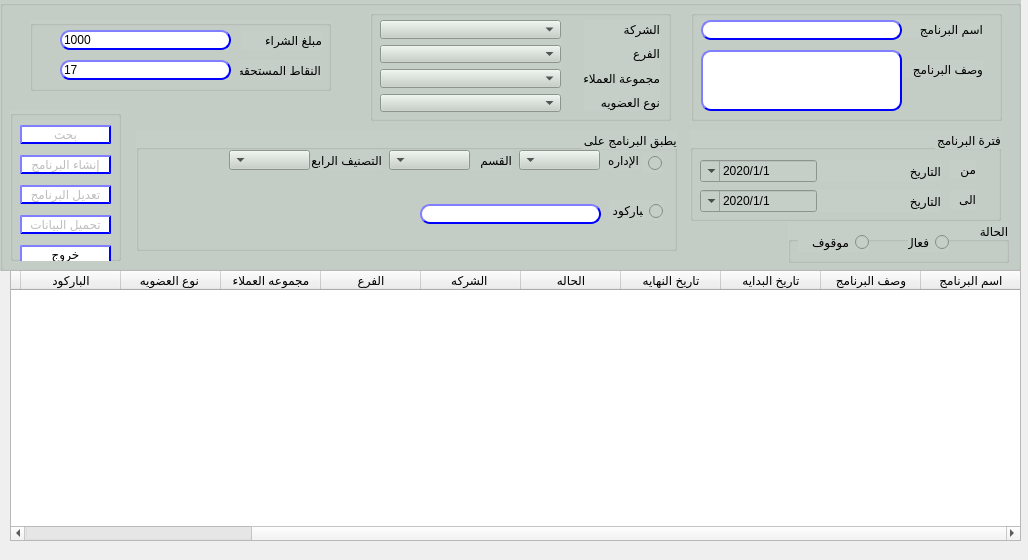
<?xml version="1.0" encoding="UTF-8"?>
<ui version="4.0">
 <class>QForm_prom_create</class>
 <widget class="QWidget" name="QForm_prom_create">
  <property name="geometry">
   <rect>
    <x>0</x>
    <y>0</y>
    <width>1028</width>
    <height>560</height>
   </rect>
  </property>
  <property name="minimumSize">
   <size>
    <width>1028</width>
    <height>560</height>
   </size>
  </property>
  <property name="maximumSize">
   <size>
    <width>1028</width>
    <height>560</height>
   </size>
  </property>
  <property name="windowTitle">
   <string>انشاء برنامج عضويه</string>
  </property>
  <property name="toolTip">
   <string/>
  </property>
  <property name="layoutDirection">
   <enum>Qt::RightToLeft</enum>
  </property>
  <widget class="QWidget" name="gridLayoutWidget">
   <property name="geometry">
    <rect>
     <x>190</x>
     <y>70</y>
     <width>2</width>
     <height>2</height>
    </rect>
   </property>
   <layout class="QGridLayout" name="gridLayout_2"/>
  </widget>
  <widget class="QGroupBox" name="groupBox">
   <property name="geometry">
    <rect>
     <x>0</x>
     <y>0</y>
     <width>1021</width>
     <height>271</height>
    </rect>
   </property>
   <property name="font">
    <font>
     <pointsize>10</pointsize>
     <weight>50</weight>
     <bold>false</bold>
    </font>
   </property>
   <property name="layoutDirection">
    <enum>Qt::LeftToRight</enum>
   </property>
   <property name="styleSheet">
    <string notr="true">
background-color: rgb(198, 207, 199);</string>
   </property>
   <property name="title">
    <string/>
   </property>
   <widget class="QGroupBox" name="groupBox_3">
    <property name="geometry">
     <rect>
      <x>370</x>
      <y>10</y>
      <width>301</width>
      <height>111</height>
     </rect>
    </property>
    <property name="title">
     <string/>
    </property>
    <widget class="QWidget" name="layoutWidget">
     <property name="geometry">
      <rect>
       <x>10</x>
       <y>10</y>
       <width>181</width>
       <height>92</height>
      </rect>
     </property>
     <layout class="QVBoxLayout" name="verticalLayout_3">
      <item>
       <widget class="QComboBox" name="CMB_company"/>
      </item>
      <item>
       <widget class="QComboBox" name="CMB_branch"/>
      </item>
      <item>
       <widget class="QComboBox" name="CMB_custGroup"/>
      </item>
      <item>
       <widget class="QComboBox" name="CMB_loyalityType"/>
      </item>
     </layout>
    </widget>
    <widget class="QWidget" name="layoutWidget">
     <property name="geometry">
      <rect>
       <x>214</x>
       <y>10</y>
       <width>76</width>
       <height>91</height>
      </rect>
     </property>
     <layout class="QVBoxLayout" name="verticalLayout_2">
      <item>
       <widget class="QLabel" name="label_4">
        <property name="text">
         <string>الشركة</string>
        </property>
       </widget>
      </item>
      <item>
       <widget class="QLabel" name="label_11">
        <property name="text">
         <string>الفرع</string>
        </property>
       </widget>
      </item>
      <item>
       <widget class="QLabel" name="label_5">
        <property name="text">
         <string>مجموعة العملاء</string>
        </property>
       </widget>
      </item>
      <item>
       <widget class="QLabel" name="label_6">
        <property name="text">
         <string>نوع العضويه</string>
        </property>
       </widget>
      </item>
     </layout>
    </widget>
   </widget>
   <widget class="QGroupBox" name="groupBox_4">
    <property name="geometry">
     <rect>
      <x>691</x>
      <y>10</y>
      <width>311</width>
      <height>111</height>
     </rect>
    </property>
    <property name="layoutDirection">
     <enum>Qt::RightToLeft</enum>
    </property>
    <property name="title">
     <string/>
    </property>
    <widget class="QLabel" name="label">
     <property name="geometry">
      <rect>
       <x>180</x>
       <y>10</y>
       <width>112</width>
       <height>18</height>
      </rect>
     </property>
     <property name="text">
      <string>اسم البرنامج</string>
     </property>
    </widget>
    <widget class="QLabel" name="label_2">
     <property name="geometry">
      <rect>
       <x>180</x>
       <y>50</y>
       <width>112</width>
       <height>18</height>
      </rect>
     </property>
     <property name="text">
      <string>وصف البرنامج</string>
     </property>
    </widget>
    <widget class="QLineEdit" name="Qline_name">
     <property name="geometry">
      <rect>
       <x>10</x>
       <y>10</y>
       <width>201</width>
       <height>20</height>
      </rect>
     </property>
     <property name="styleSheet">
      <string notr="true">QLineEdit{
                                        background-color: white;
                                        border-style: outset;
                                        border-width: 2px;
                                        border-radius: 10px;
                                        border-color: blue;
                                        min-width: 6em;
                                        }
                                        QLineEdit:hover {
                                        background: qradialgradient(
                                        cx: 0.3, cy: -0.4, fx: 0.3, fy: -0.4,
                                        radius: 1.35, stop: 0 #fff, stop: 1 #bbb
                                        );
                                        }
                                       QLineEdit:pressed {
                                        border-style: inset;
                                        background: qradialgradient(
                                        cx: 0.4, cy: -0.1, fx: 0.4, fy: -0.1,
                                        radius: 1.35, stop: 0 #fff, stop: 1 #ddd
                                        );
                                        }
                                    </string>
     </property>
    </widget>
    <widget class="QTextEdit" name="Qtext_desc">
     <property name="geometry">
      <rect>
       <x>10</x>
       <y>40</y>
       <width>201</width>
       <height>61</height>
      </rect>
     </property>
     <property name="styleSheet">
      <string notr="true">QTextEdit{
                                        background-color: white;
                                        border-style: outset;
                                        border-width: 2px;
                                        border-radius: 10px;
                                        border-color: blue;
                                        min-width: 6em;
                                        }
                                        QTextEdit:hover {
                                        background: qradialgradient(
                                        cx: 0.3, cy: -0.4, fx: 0.3, fy: -0.4,
                                        radius: 1.35, stop: 0 #fff, stop: 1 #bbb
                                        );
                                        }
                                       QTextEdit:pressed {
                                        border-style: inset;
                                        background: qradialgradient(
                                        cx: 0.4, cy: -0.1, fx: 0.4, fy: -0.1,
                                        radius: 1.35, stop: 0 #fff, stop: 1 #ddd
                                        );
                                        }
                                    </string>
     </property>
    </widget>
   </widget>
   <widget class="QGroupBox" name="groupBox_2">
    <property name="geometry">
     <rect>
      <x>690</x>
      <y>130</y>
      <width>311</width>
      <height>91</height>
     </rect>
    </property>
    <property name="layoutDirection">
     <enum>Qt::RightToLeft</enum>
    </property>
    <property name="title">
     <string>فترة البرنامج</string>
    </property>
    <widget class="QWidget" name="layoutWidget">
     <property name="geometry">
      <rect>
       <x>10</x>
       <y>30</y>
       <width>241</width>
       <height>22</height>
      </rect>
     </property>
     <layout class="QHBoxLayout" name="horizontalLayout">
      <item>
       <widget class="QLabel" name="label_3">
        <property name="text">
         <string>التاريخ</string>
        </property>
       </widget>
      </item>
      <item>
       <widget class="QDateTimeEdit" name="Qdate_from">
        <property name="layoutDirection">
         <enum>Qt::RightToLeft</enum>
        </property>
        <property name="minimumDateTime">
         <datetime>
          <hour>0</hour>
          <minute>0</minute>
          <second>0</second>
          <year>2020</year>
          <month>1</month>
          <day>1</day>
         </datetime>
        </property>
        <property name="displayFormat">
         <string>d/M/yyyy</string>
        </property>
        <property name="calendarPopup">
         <bool>true</bool>
        </property>
       </widget>
      </item>
     </layout>
    </widget>
    <widget class="QLabel" name="label_9">
     <property name="geometry">
      <rect>
       <x>260</x>
       <y>30</y>
       <width>26</width>
       <height>19</height>
      </rect>
     </property>
     <property name="text">
      <string>من</string>
     </property>
    </widget>
    <widget class="QLabel" name="label_10">
     <property name="geometry">
      <rect>
       <x>260</x>
       <y>60</y>
       <width>26</width>
       <height>19</height>
      </rect>
     </property>
     <property name="text">
      <string>الى</string>
     </property>
    </widget>
    <widget class="QWidget" name="layoutWidget_2">
     <property name="geometry">
      <rect>
       <x>10</x>
       <y>60</y>
       <width>241</width>
       <height>22</height>
      </rect>
     </property>
     <layout class="QHBoxLayout" name="horizontalLayout_2">
      <item>
       <widget class="QLabel" name="label_8">
        <property name="text">
         <string>التاريخ</string>
        </property>
       </widget>
      </item>
      <item>
       <widget class="QDateTimeEdit" name="Qdate_to">
        <property name="minimumDateTime">
         <datetime>
          <hour>0</hour>
          <minute>0</minute>
          <second>0</second>
          <year>2020</year>
          <month>1</month>
          <day>1</day>
         </datetime>
        </property>
        <property name="displayFormat">
         <string>d/M/yyyy</string>
        </property>
        <property name="calendarPopup">
         <bool>true</bool>
        </property>
       </widget>
      </item>
     </layout>
    </widget>
   </widget>
   <widget class="QGroupBox" name="groupBox_8">
    <property name="geometry">
     <rect>
      <x>10</x>
      <y>110</y>
      <width>111</width>
      <height>151</height>
     </rect>
    </property>
    <property name="title">
     <string/>
    </property>
    <widget class="QWidget" name="layoutWidget_3">
     <property name="geometry">
      <rect>
       <x>10</x>
       <y>10</y>
       <width>91</width>
       <height>151</height>
      </rect>
     </property>
     <layout class="QVBoxLayout" name="verticalLayout">
      <item>
       <widget class="QPushButton" name="Qbtn_search">
        <property name="enabled">
         <bool>false</bool>
        </property>
        <property name="styleSheet">
         <string notr="true">QPushButton{
                                        background-color: white;
                                        border-style: outset;
                                        border-width: 2px;
                                        border-radius: 10px;
                                        border-color: blue;
                                        min-width:6em;
                                       }
                                        QPushButton:hover {
                                        background: qradialgradient(
                                        cx: 0.3, cy: -0.4, fx: 0.3, fy: -0.4,
                                        radius: 1.35, stop: 0 #fff, stop: 1 #bbb
                                        );
                                        }
                                        QPushButton:pressed {
                                        border-style: inset;
                                        background: qradialgradient(
                                        cx: 0.4, cy: -0.1, fx: 0.4, fy: -0.1,
                                        radius: 1.35, stop: 0 #fff, stop: 1 #ddd
                                        );
                                        }
                                    
                                    </string>
        </property>
        <property name="text">
         <string>بحث</string>
        </property>
       </widget>
      </item>
      <item>
       <widget class="QPushButton" name="Qbtn_create">
        <property name="enabled">
         <bool>false</bool>
        </property>
        <property name="styleSheet">
         <string notr="true">QPushButton{
                                        background-color: white;
                                        border-style: outset;
                                        border-width: 2px;
                                        border-radius: 10px;
                                        border-color: blue;
                                        min-width:6em;
                                       }
                                        QPushButton:hover {
                                        background: qradialgradient(
                                        cx: 0.3, cy: -0.4, fx: 0.3, fy: -0.4,
                                        radius: 1.35, stop: 0 #fff, stop: 1 #bbb
                                        );
                                        }
                                        QPushButton:pressed {
                                        border-style: inset;
                                        background: qradialgradient(
                                        cx: 0.4, cy: -0.1, fx: 0.4, fy: -0.1,
                                        radius: 1.35, stop: 0 #fff, stop: 1 #ddd
                                        );
                                        }
                                    
                                    </string>
        </property>
        <property name="text">
         <string>إنشاء البرنامج</string>
        </property>
       </widget>
      </item>
      <item>
       <widget class="QPushButton" name="Qbtn_modify">
        <property name="enabled">
         <bool>false</bool>
        </property>
        <property name="styleSheet">
         <string notr="true">QPushButton{
                                        background-color: white;
                                        border-style: outset;
                                        border-width: 2px;
                                        border-radius: 10px;
                                        border-color: blue;
                                        min-width:6em;
                                       }
                                        QPushButton:hover {
                                        background: qradialgradient(
                                        cx: 0.3, cy: -0.4, fx: 0.3, fy: -0.4,
                                        radius: 1.35, stop: 0 #fff, stop: 1 #bbb
                                        );
                                        }
                                        QPushButton:pressed {
                                        border-style: inset;
                                        background: qradialgradient(
                                        cx: 0.4, cy: -0.1, fx: 0.4, fy: -0.1,
                                        radius: 1.35, stop: 0 #fff, stop: 1 #ddd
                                        );
                                        }
                                    
                                    </string>
        </property>
        <property name="text">
         <string>تعديل البرنامج</string>
        </property>
       </widget>
      </item>
      <item>
       <widget class="QPushButton" name="Qbtn_upload">
        <property name="enabled">
         <bool>false</bool>
        </property>
        <property name="styleSheet">
         <string notr="true">QPushButton{
                                        background-color: white;
                                        border-style: outset;
                                        border-width: 2px;
                                        border-radius: 10px;
                                        border-color: blue;
                                        min-width:6em;
                                       }
                                        QPushButton:hover {
                                        background: qradialgradient(
                                        cx: 0.3, cy: -0.4, fx: 0.3, fy: -0.4,
                                        radius: 1.35, stop: 0 #fff, stop: 1 #bbb
                                        );
                                        }
                                        QPushButton:pressed {
                                        border-style: inset;
                                        background: qradialgradient(
                                        cx: 0.4, cy: -0.1, fx: 0.4, fy: -0.1,
                                        radius: 1.35, stop: 0 #fff, stop: 1 #ddd
                                        );
                                        }
                                    
                                    </string>
        </property>
        <property name="text">
         <string>تحميل البيانات</string>
        </property>
       </widget>
      </item>
      <item>
       <widget class="QPushButton" name="QAct_Exit">
        <property name="styleSheet">
         <string notr="true">QPushButton{
                                        background-color: white;
                                        border-style: outset;
                                        border-width: 2px;
                                        border-radius: 10px;
                                        border-color: blue;
                                        min-width:6em;
                                       }
                                        QPushButton:hover {
                                        background: qradialgradient(
                                        cx: 0.3, cy: -0.4, fx: 0.3, fy: -0.4,
                                        radius: 1.35, stop: 0 #fff, stop: 1 #bbb
                                        );
                                        }
                                        QPushButton:pressed {
                                        border-style: inset;
                                        background: qradialgradient(
                                        cx: 0.4, cy: -0.1, fx: 0.4, fy: -0.1,
                                        radius: 1.35, stop: 0 #fff, stop: 1 #ddd
                                        );
                                        }
                                    
                                    </string>
        </property>
        <property name="text">
         <string>خروج</string>
        </property>
       </widget>
      </item>
     </layout>
    </widget>
   </widget>
   <widget class="QGroupBox" name="groupBox_6">
    <property name="geometry">
     <rect>
      <x>788</x>
      <y>222</y>
      <width>221</width>
      <height>41</height>
     </rect>
    </property>
    <property name="layoutDirection">
     <enum>Qt::RightToLeft</enum>
    </property>
    <property name="title">
     <string>الحالة</string>
    </property>
    <widget class="QRadioButton" name="Qradio_active">
     <property name="geometry">
      <rect>
       <x>120</x>
       <y>10</y>
       <width>41</width>
       <height>20</height>
      </rect>
     </property>
     <property name="layoutDirection">
      <enum>Qt::RightToLeft</enum>
     </property>
     <property name="text">
      <string>فعال</string>
     </property>
    </widget>
    <widget class="QRadioButton" name="Qradio_inactive">
     <property name="geometry">
      <rect>
       <x>10</x>
       <y>10</y>
       <width>71</width>
       <height>20</height>
      </rect>
     </property>
     <property name="layoutDirection">
      <enum>Qt::RightToLeft</enum>
     </property>
     <property name="text">
      <string>موقوف</string>
     </property>
    </widget>
   </widget>
   <widget class="QGroupBox" name="groupBox_5">
    <property name="geometry">
     <rect>
      <x>30</x>
      <y>20</y>
      <width>301</width>
      <height>71</height>
     </rect>
    </property>
    <property name="title">
     <string/>
    </property>
    <widget class="QLabel" name="label_7">
     <property name="geometry">
      <rect>
       <x>211</x>
       <y>10</y>
       <width>81</width>
       <height>20</height>
      </rect>
     </property>
     <property name="text">
      <string>مبلغ الشراء</string>
     </property>
    </widget>
    <widget class="QLabel" name="label_12">
     <property name="geometry">
      <rect>
       <x>210</x>
       <y>40</y>
       <width>81</width>
       <height>20</height>
      </rect>
     </property>
     <property name="text">
      <string>النقاط المستحقه</string>
     </property>
    </widget>
    <widget class="QLineEdit" name="Qline_purchAmount">
     <property name="geometry">
      <rect>
       <x>30</x>
       <y>10</y>
       <width>171</width>
       <height>20</height>
      </rect>
     </property>
     <property name="styleSheet">
      <string notr="true">QLineEdit{
                                        background-color: white;
                                        border-style: outset;
                                        border-width: 2px;
                                        border-radius: 10px;
                                        border-color: blue;
                                        min-width: 6em;
                                        }
                                        QLineEdit:hover {
                                        background: qradialgradient(
                                        cx: 0.3, cy: -0.4, fx: 0.3, fy: -0.4,
                                        radius: 1.35, stop: 0 #fff, stop: 1 #bbb
                                        );
                                        }
                                       QLineEdit:pressed {
                                        border-style: inset;
                                        background: qradialgradient(
                                        cx: 0.4, cy: -0.1, fx: 0.4, fy: -0.1,
                                        radius: 1.35, stop: 0 #fff, stop: 1 #ddd
                                        );
                                        }
                                    </string>
     </property>
     <property name="text">
      <string>1000</string>
     </property>
    </widget>
    <widget class="QLineEdit" name="Qline_points">
     <property name="geometry">
      <rect>
       <x>30</x>
       <y>40</y>
       <width>171</width>
       <height>20</height>
      </rect>
     </property>
     <property name="styleSheet">
      <string notr="true">QLineEdit{
                                        background-color: white;
                                        border-style: outset;
                                        border-width: 2px;
                                        border-radius: 10px;
                                        border-color: blue;
                                        min-width: 6em;
                                        }
                                        QLineEdit:hover {
                                        background: qradialgradient(
                                        cx: 0.3, cy: -0.4, fx: 0.3, fy: -0.4,
                                        radius: 1.35, stop: 0 #fff, stop: 1 #bbb
                                        );
                                        }
                                       QLineEdit:pressed {
                                        border-style: inset;
                                        background: qradialgradient(
                                        cx: 0.4, cy: -0.1, fx: 0.4, fy: -0.1,
                                        radius: 1.35, stop: 0 #fff, stop: 1 #ddd
                                        );
                                        }
                                    </string>
     </property>
     <property name="text">
      <string>17</string>
     </property>
    </widget>
   </widget>
   <widget class="QGroupBox" name="groupBox_7">
    <property name="geometry">
     <rect>
      <x>136</x>
      <y>130</y>
      <width>541</width>
      <height>121</height>
     </rect>
    </property>
    <property name="layoutDirection">
     <enum>Qt::RightToLeft</enum>
    </property>
    <property name="title">
     <string>يطبق البرنامج على </string>
    </property>
    <widget class="QLabel" name="label_13">
     <property name="geometry">
      <rect>
       <x>462</x>
       <y>20</y>
       <width>41</width>
       <height>20</height>
      </rect>
     </property>
     <property name="text">
      <string>الإداره</string>
     </property>
    </widget>
    <widget class="QComboBox" name="CMB_department">
     <property name="geometry">
      <rect>
       <x>383</x>
       <y>20</y>
       <width>81</width>
       <height>20</height>
      </rect>
     </property>
    </widget>
    <widget class="QLabel" name="label_14">
     <property name="geometry">
      <rect>
       <x>473</x>
       <y>70</y>
       <width>41</width>
       <height>20</height>
      </rect>
     </property>
     <property name="text">
      <string>الباركود</string>
     </property>
    </widget>
    <widget class="QLineEdit" name="Qline_barcode">
     <property name="geometry">
      <rect>
       <x>284</x>
       <y>74</y>
       <width>181</width>
       <height>20</height>
      </rect>
     </property>
     <property name="styleSheet">
      <string notr="true">QLineEdit{
                                        background-color: white;
                                        border-style: outset;
                                        border-width: 2px;
                                        border-radius: 10px;
                                        border-color: blue;
                                        min-width: 6em;
                                        }
                                        QLineEdit:hover {
                                        background: qradialgradient(
                                        cx: 0.3, cy: -0.4, fx: 0.3, fy: -0.4,
                                        radius: 1.35, stop: 0 #fff, stop: 1 #bbb
                                        );
                                        }
                                       QLineEdit:pressed {
                                        border-style: inset;
                                        background: qradialgradient(
                                        cx: 0.4, cy: -0.1, fx: 0.4, fy: -0.1,
                                        radius: 1.35, stop: 0 #fff, stop: 1 #ddd
                                        );
                                        }
                                    </string>
     </property>
    </widget>
    <widget class="QLabel" name="label_15">
     <property name="geometry">
      <rect>
       <x>335</x>
       <y>20</y>
       <width>41</width>
       <height>20</height>
      </rect>
     </property>
     <property name="text">
      <string>القسم</string>
     </property>
    </widget>
    <widget class="QComboBox" name="CMB_section">
     <property name="geometry">
      <rect>
       <x>253</x>
       <y>20</y>
       <width>81</width>
       <height>20</height>
      </rect>
     </property>
    </widget>
    <widget class="QLabel" name="label_16">
     <property name="geometry">
      <rect>
       <x>175</x>
       <y>20</y>
       <width>71</width>
       <height>20</height>
      </rect>
     </property>
     <property name="text">
      <string>التصنيف الرابع</string>
     </property>
    </widget>
    <widget class="QComboBox" name="CMB_level4">
     <property name="geometry">
      <rect>
       <x>93</x>
       <y>20</y>
       <width>81</width>
       <height>20</height>
      </rect>
     </property>
    </widget>
    <widget class="QRadioButton" name="Qradio_bmc">
     <property name="geometry">
      <rect>
       <x>506</x>
       <y>23</y>
       <width>20</width>
       <height>20</height>
      </rect>
     </property>
     <property name="layoutDirection">
      <enum>Qt::RightToLeft</enum>
     </property>
     <property name="text">
      <string/>
     </property>
    </widget>
    <widget class="QRadioButton" name="Qradio_barcode">
     <property name="geometry">
      <rect>
       <x>507</x>
       <y>71</y>
       <width>20</width>
       <height>20</height>
      </rect>
     </property>
     <property name="layoutDirection">
      <enum>Qt::RightToLeft</enum>
     </property>
     <property name="text">
      <string/>
     </property>
    </widget>
   </widget>
  </widget>
  <widget class="QWidget" name="gridLayoutWidget_4">
   <property name="geometry">
    <rect>
     <x>10</x>
     <y>270</y>
     <width>1011</width>
     <height>271</height>
    </rect>
   </property>
   <layout class="QGridLayout" name="gridLayout_7">
    <item row="0" column="0">
     <widget class="QTableWidget" name="Qtable_loyality">
      <column>
       <property name="text">
        <string>اسم البرنامج</string>
       </property>
      </column>
      <column>
       <property name="text">
        <string>وصف البرنامج</string>
       </property>
      </column>
      <column>
       <property name="text">
        <string>تاريخ البدايه</string>
       </property>
      </column>
      <column>
       <property name="text">
        <string>تاريخ النهايه</string>
       </property>
      </column>
      <column>
       <property name="text">
        <string>الحاله</string>
       </property>
      </column>
      <column>
       <property name="text">
        <string>الشركه </string>
       </property>
      </column>
      <column>
       <property name="text">
        <string>الفرع</string>
       </property>
      </column>
      <column>
       <property name="text">
        <string>مجموعه العملاء</string>
       </property>
      </column>
      <column>
       <property name="text">
        <string>نوع العضويه </string>
       </property>
      </column>
      <column>
       <property name="text">
        <string>الباركود</string>
       </property>
      </column>
      <column>
       <property name="text">
        <string>التصنيف الرابع</string>
       </property>
      </column>
      <column>
       <property name="text">
        <string>مبلغ الشراء</string>
       </property>
      </column>
      <column>
       <property name="text">
        <string>النقاط المستحقه</string>
       </property>
      </column>
     </widget>
    </item>
   </layout>
  </widget>
 </widget>
 <resources/>
 <connections/>
</ui>
